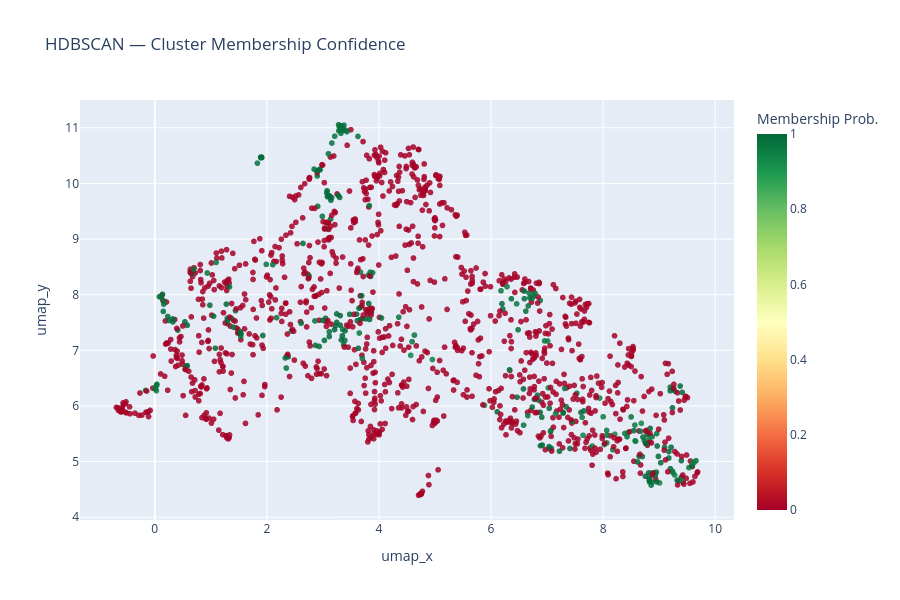

Notebook code for this chart:
### Code cell
# ── HDBSCAN soft cluster probabilities (membership confidence) ─────────────────
if hasattr(hdb, 'probabilities_'):
    df["hdbscan_prob"] = hdb.probabilities_

    fig = px.scatter(
        df,
        x          = "umap_x",
        y          = "umap_y",
        color      = "hdbscan_prob",
        color_continuous_scale = "RdYlGn",
        hover_data = {"document": True, "section": True, "hdbscan_prob": True,
                      "hdbscan_cluster": True, "umap_x": False, "umap_y": False},
        title      = "HDBSCAN — Cluster Membership Confidence",
        width      = 900,
        height     = 600,
        opacity    = 0.85,
    )
    fig.update_traces(marker=dict(size=6))
    fig.update_layout(coloraxis_colorbar=dict(title="Membership Prob."))
    fig.show()

    low_conf = (df["hdbscan_prob"] < 0.5) & (df["hdbscan_cluster"] != "-1")
    print(f"Low-confidence assignments (<0.5): {low_conf.sum()} ({100*low_conf.mean():.1f}%)")

### Figure 1 — Plotly figure (JSON) as saved in the notebook; plotly's stock layout.template omitted (floating-point values rounded to 4 significant figures; data arrays with more than 128 entries replaced by an {"elided": "..."} marker saying what was removed)
{"data": [{"customdata": {"elided": "1343x4 mixed values"}, "hovertemplate": "document=%{customdata[0]}<br>section=%{customdata[1]}<br>hdbscan_prob=%{marker.color}<br>hdbscan_cluster=%{customdata[3]}<extra></extra>", "legendgroup": "", "marker": {"color": {"elided": "1343 float values"}, "coloraxis": "coloraxis", "opacity": 0.85, "size": 6, "symbol": "circle"}, "mode": "markers", "name": "", "showlegend": false, "type": "scattergl", "x": {"elided": "1343 float values"}, "xaxis": "x", "y": {"elided": "1343 float values"}, "yaxis": "y"}], "layout": {"coloraxis": {"colorbar": {"title": {"text": "Membership Prob."}}, "colorscale": [[0, "rgb(165,0,38)"], [0.1, "rgb(215,48,39)"], [0.2, "rgb(244,109,67)"], [0.3, "rgb(253,174,97)"], [0.4, "rgb(254,224,139)"], [0.5, "rgb(255,255,191)"], [0.6, "rgb(217,239,139)"], [0.7, "rgb(166,217,106)"], [0.8, "rgb(102,189,99)"], [0.9, "rgb(26,152,80)"], [1, "rgb(0,104,55)"]]}, "height": 600, "legend": {"tracegroupgap": 0}, "title": {"text": "HDBSCAN — Cluster Membership Confidence"}, "width": 900, "xaxis": {"anchor": "y", "domain": [0, 1], "title": {"text": "umap_x"}}, "yaxis": {"anchor": "x", "domain": [0, 1], "title": {"text": "umap_y"}}}}
